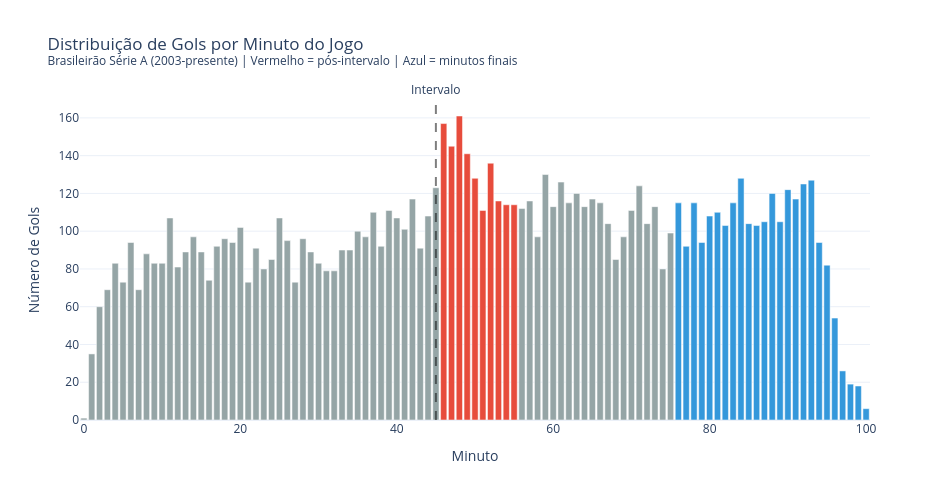

Source (notebook cell):
### Code cell
# Distribuição de gols por minuto
gols_por_min = df_gols_clean.groupby('minuto_num').size().reset_index(name='gols')

fig = go.Figure()

fig.add_trace(go.Bar(
    x=gols_por_min['minuto_num'],
    y=gols_por_min['gols'],
    marker_color=['#e74c3c' if m > 45 and m <= 55 else '#3498db' if m > 75 else '#95a5a6'
                  for m in gols_por_min['minuto_num']],
    hovertemplate="Minuto %{x}': %{y} gols<extra></extra>"
))

# Linha do intervalo
fig.add_vline(x=45, line_dash='dash', line_color='black', opacity=0.5,
              annotation_text='Intervalo', annotation_position='top')

fig.update_layout(
    title='Distribuição de Gols por Minuto do Jogo<br><sup>Brasileirão Série A (2003-presente) | Vermelho = pós-intervalo | Azul = minutos finais</sup>',
    xaxis_title='Minuto',
    yaxis_title='Número de Gols',
    template='plotly_white',
    width=950,
    height=500
)

fig.show()
_path = '../charts/gols_por_minuto.html'
fig.write_html(_path, include_plotlyjs='cdn')

# Adiciona descrição estatística
_desc = "Distribuição temporal dos gols ao longo dos 90+ minutos: observa-se tendência crescente na frequência de gols após o intervalo, com pico nos minutos finais (75'-90')."
with open(_path) as f:
    html = f.read()
html = html.replace('<div>', f'<p style="text-align:center;color:#666;font-size:13px;font-family:sans-serif;margin:8px 0 0 0;">{_desc}</p>\n<div>', 1)
with open(_path, 'w') as f:
    f.write(html)

print('Gráfico exportado: charts/gols_por_minuto.html')

### Figure 1 — Plotly figure (JSON) as saved in the notebook; plotly's stock layout.template omitted (floating-point values rounded to 4 significant figures)
{"data": [{"hovertemplate": "Minuto %{x}': %{y} gols<extra></extra>", "marker": {"color": ["#95a5a6", "#95a5a6", "#95a5a6", "#95a5a6", "#95a5a6", "#95a5a6", "#95a5a6", "#95a5a6", "#95a5a6", "#95a5a6", "#95a5a6", "#95a5a6", "#95a5a6", "#95a5a6", "#95a5a6", "#95a5a6", "#95a5a6", "#95a5a6", "#95a5a6", "#95a5a6", "#95a5a6", "#95a5a6", "#95a5a6", "#95a5a6", "#95a5a6", "#95a5a6", "#95a5a6", "#95a5a6", "#95a5a6", "#95a5a6", "#95a5a6", "#95a5a6", "#95a5a6", "#95a5a6", "#95a5a6", "#95a5a6", "#95a5a6", "#95a5a6", "#95a5a6", "#95a5a6", "#95a5a6", "#95a5a6", "#95a5a6", "#95a5a6", "#95a5a6", "#95a5a6", "#e74c3c", "#e74c3c", "#e74c3c", "#e74c3c", "#e74c3c", "#e74c3c", "#e74c3c", "#e74c3c", "#e74c3c", "#e74c3c", "#95a5a6", "#95a5a6", "#95a5a6", "#95a5a6", "#95a5a6", "#95a5a6", "#95a5a6", "#95a5a6", "#95a5a6", "#95a5a6", "#95a5a6", "#95a5a6", "#95a5a6", "#95a5a6", "#95a5a6", "#95a5a6", "#95a5a6", "#95a5a6", "#95a5a6", "#95a5a6", "#3498db", "#3498db", "#3498db", "#3498db", "#3498db", "#3498db", "#3498db", "#3498db", "#3498db", "#3498db", "#3498db", "#3498db", "#3498db", "#3498db", "#3498db", "#3498db", "#3498db", "#3498db", "#3498db", "#3498db", "#3498db", "#3498db", "#3498db", "#3498db", "#3498db"]}, "type": "bar", "x": [0, 1, 2, 3, 4, 5, 6, 7, 8, 9, 10, 11, 12, 13, 14, 15, 16, 17, 18, 19, 20, 21, 22, 23, 24, 25, 26, 27, 28, 29, 30, 31, 32, 33, 34, 35, 36, 37, 38, 39, 40, 41, 42, 43, 44, 45, 46, 47, 48, 49, 50, 51, 52, 53, 54, 55, 56, 57, 58, 59, 60, 61, 62, 63, 64, 65, 66, 67, 68, 69, 70, 71, 72, 73, 74, 75, 76, 77, 78, 79, 80, 81, 82, 83, 84, 85, 86, 87, 88, 89, 90, 91, 92, 93, 94, 95, 96, 97, 98, 99, 100], "y": [1, 35, 60, 69, 83, 73, 94, 69, 88, 83, 83, 107, 81, 89, 97, 89, 74, 92, 96, 94, 102, 73, 91, 80, 85, 107, 95, 73, 96, 89, 83, 79, 79, 90, 90, 100, 97, 110, 92, 111, 107, 101, 117, 91, 108, 123, 157, 145, 161, 141, 128, 111, 136, 116, 114, 114, 112, 116, 97, 130, 113, 126, 115, 120, 113, 117, 115, 104, 85, 97, 111, 124, 104, 113, 80, 99, 115, 92, 115, 94, 108, 110, 103, 115, 128, 104, 103, 105, 120, 105, 122, 117, 125, 127, 94, 82, 54, 26, 19, 18, 6]}], "layout": {"annotations": [{"showarrow": false, "text": "Intervalo", "x": 45, "xanchor": "center", "xref": "x", "y": 1, "yanchor": "bottom", "yref": "y domain"}], "height": 500, "shapes": [{"line": {"color": "black", "dash": "dash"}, "opacity": 0.5, "type": "line", "x0": 45, "x1": 45, "xref": "x", "y0": 0, "y1": 1, "yref": "y domain"}], "title": {"text": "Distribuição de Gols por Minuto do Jogo<br><sup>Brasileirão Série A (2003-presente) | Vermelho = pós-intervalo | Azul = minutos finais</sup>"}, "width": 950, "xaxis": {"title": {"text": "Minuto"}}, "yaxis": {"title": {"text": "Número de Gols"}}}}
